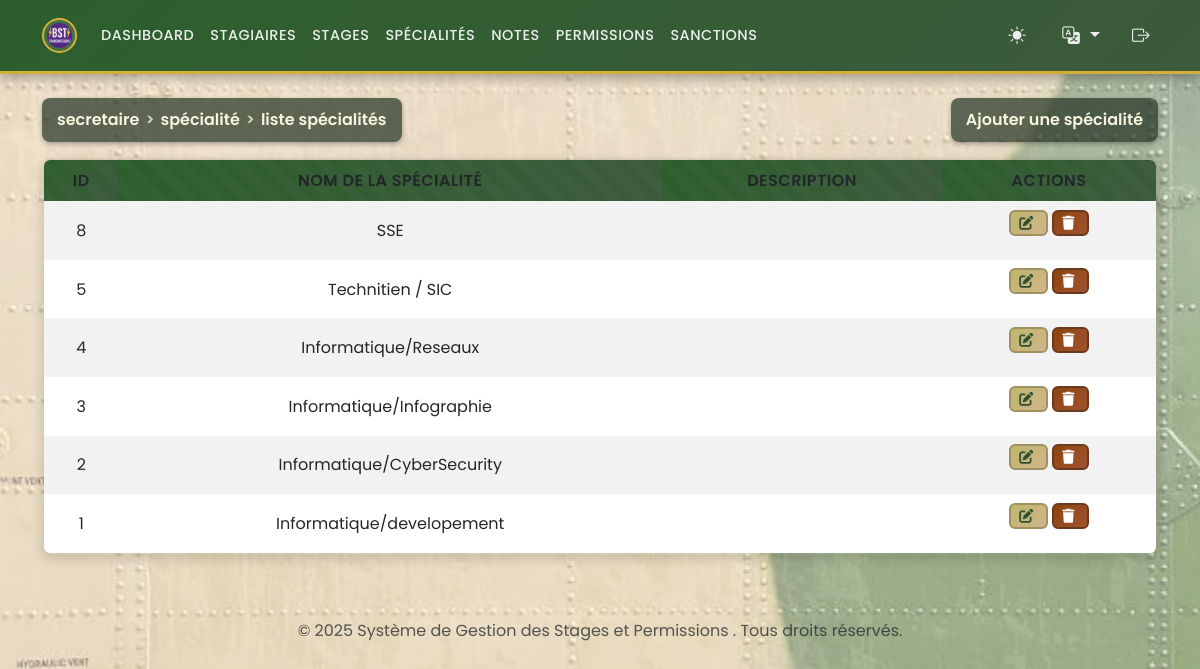
The page /secretaire/manage_specialites.php (signed in) on the database its author committed.
### tables this page shows
CREATE TABLE `specialites` (
  `id` int(11) NOT NULL,
  `nom_specialite` varchar(150) NOT NULL,
  `description` text DEFAULT NULL
);

### functions.php (called while the page is built, shortened)
<?php
if (isset($_GET['lang'])) {
    $lang = $_GET['lang'];
    $_SESSION['lang'] = $lang;
} elseif (isset($_SESSION['lang'])) {
    $lang = $_SESSION['lang'];
} else {
    $lang = 'ar';
    $_SESSION['lang'] = $lang;
}
$lang_file = __DIR__ . '/lang/' . $lang . '.php';
if (file_exists($lang_file)) {
    $translations = include $lang_file;
} else {
    $translations = include __DIR__ . '/lang/ar.php';
}
?>

### secretaire/manage_specialites.php (the view, shortened to what this page needs)
<?php
require '../functions.php';
$specialites = $pdo->query("SELECT * FROM specialites ORDER BY id DESC")->fetchAll();
?>
<?php include '../templates/header.php'; ?>
<div class="d-flex justify-content-between align-items-center mb-3">
<div class="breadcrumb-header"><?php echo htmlspecialchars($translations['breadcrumb_secretaire']); ?> <span>></span> <?php echo htmlspecialchars($translations['breadcrumb_specialite']); ?> <span>></span> <?php echo htmlspecialchars($translations['breadcrumb_liste_specialites']); ?></div>
<button class="breadcrumb-header" data-bs-toggle="modal" data-bs-target="#addSpecialiteModal"><?php echo htmlspecialchars($translations['add_specialty']); ?></button>
</div>
<table class="table table-striped table-responsive" style="border-radius: 0.5rem; overflow: hidden;">
    <thead>
        <tr>
            <th><?php echo htmlspecialchars($translations['id']); ?></th>
            <th><?php echo htmlspecialchars($translations['specialty_name']); ?></th>
            <th><?php echo htmlspecialchars($translations['description']); ?></th>
            <th><?php echo htmlspecialchars($translations['actions']); ?></th>
        </tr>
    </thead>
    <tbody>
        <?php foreach ($specialites as $spec): ?>
        <tr>
            <td><?php echo $spec['id']; ?></td>
            <td><?php echo $spec['nom_specialite']; ?></td>
            <td><?php echo $spec['description']; ?></td>
            <td>
                <button class="btn btn-sm btn-warning" data-bs-toggle="modal" data-bs-target="#editSpecialiteModal<?php echo $spec['id']; ?>"><i class="fas fa-edit"></i></button>
                <form method="post" action="../actions/delete_specialite.php" style="display:inline-block;" onsubmit="return confirm('<?php echo htmlspecialchars($translations['confirm_delete_specialite'] ?? 'Are you sure you want to delete this specialite?'); ?>');">
                    <button type="submit" class="btn btn-sm btn-danger"><i class="fas fa-trash"></i></button>
                </form>
            </td>
        </tr>
        <?php endforeach; ?>
    </tbody>
</table>
<?php include '../templates/footer.php'; ?>

### rows shown on the page
specialites: id "8", nom_specialite "SSE"
specialites: id "5", nom_specialite "Technitien / SIC"
specialites: id "4", nom_specialite "Informatique/Reseaux"
specialites: id "3", nom_specialite "Informatique/Infographie"
specialites: id "2", nom_specialite "Informatique/CyberSecurity"
specialites: id "1", nom_specialite "Informatique/developement"

### other values the page prints
$translations['dashboard'] "DASHBOARD"
$translations['trainees'] "STAGIAIRES"
$translations['stages'] "STAGES"
$translations['specialities'] "SPÉCIALITÉS"
$translations['notes'] "NOTES"
$translations['permissions'] "PERMISSIONS"
$translations['sanctions'] "SANCTIONS"
$translations['breadcrumb_secretaire'] "secretaire"
$translations['breadcrumb_specialite'] "spécialité"
$translations['breadcrumb_liste_specialites'] "liste spécialités"
$translations['add_specialty'] "Ajouter une spécialité"
$translations['id'] "ID"
$translations['specialty_name'] "NOM DE LA SPÉCIALITÉ"
$translations['description'] "DESCRIPTION"
$translations['actions'] "ACTIONS"
